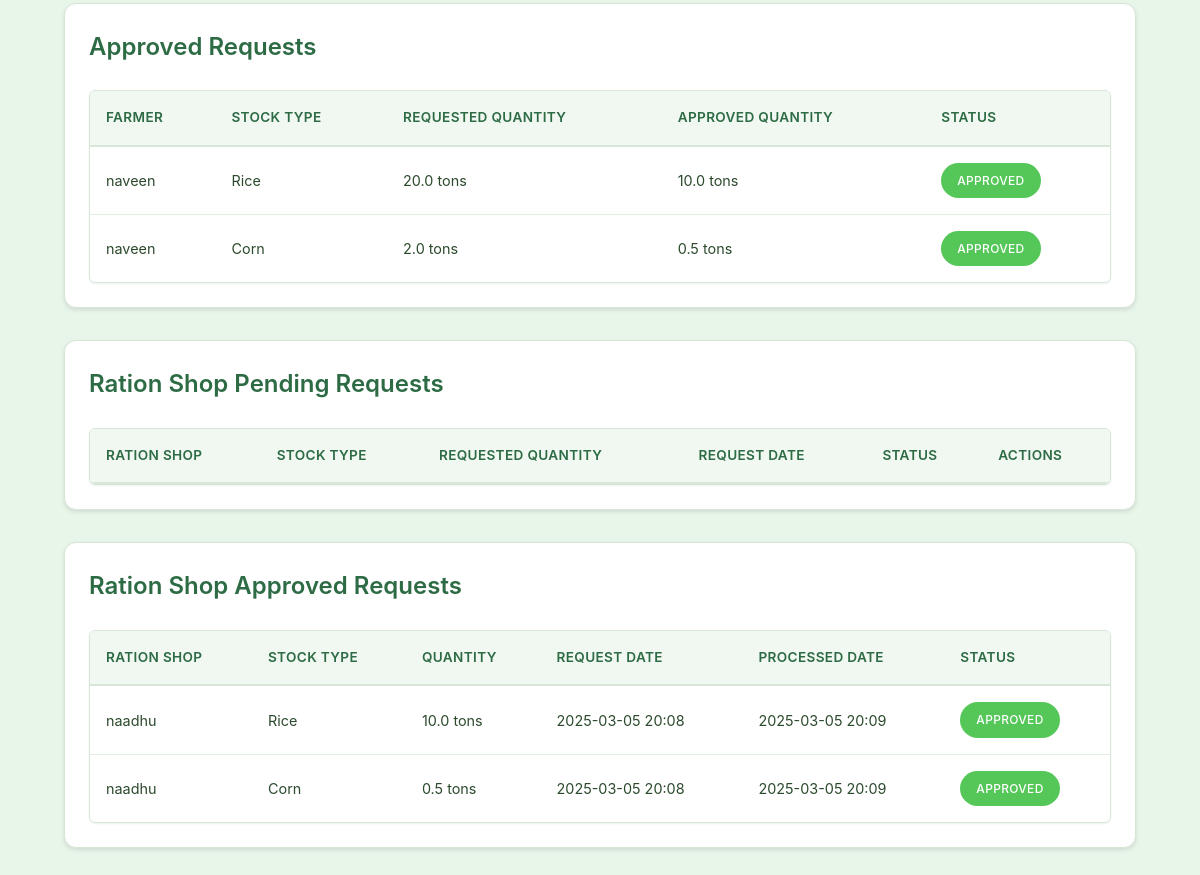
Page /warehouse/ (signed in, lower part) on the earlier database version.
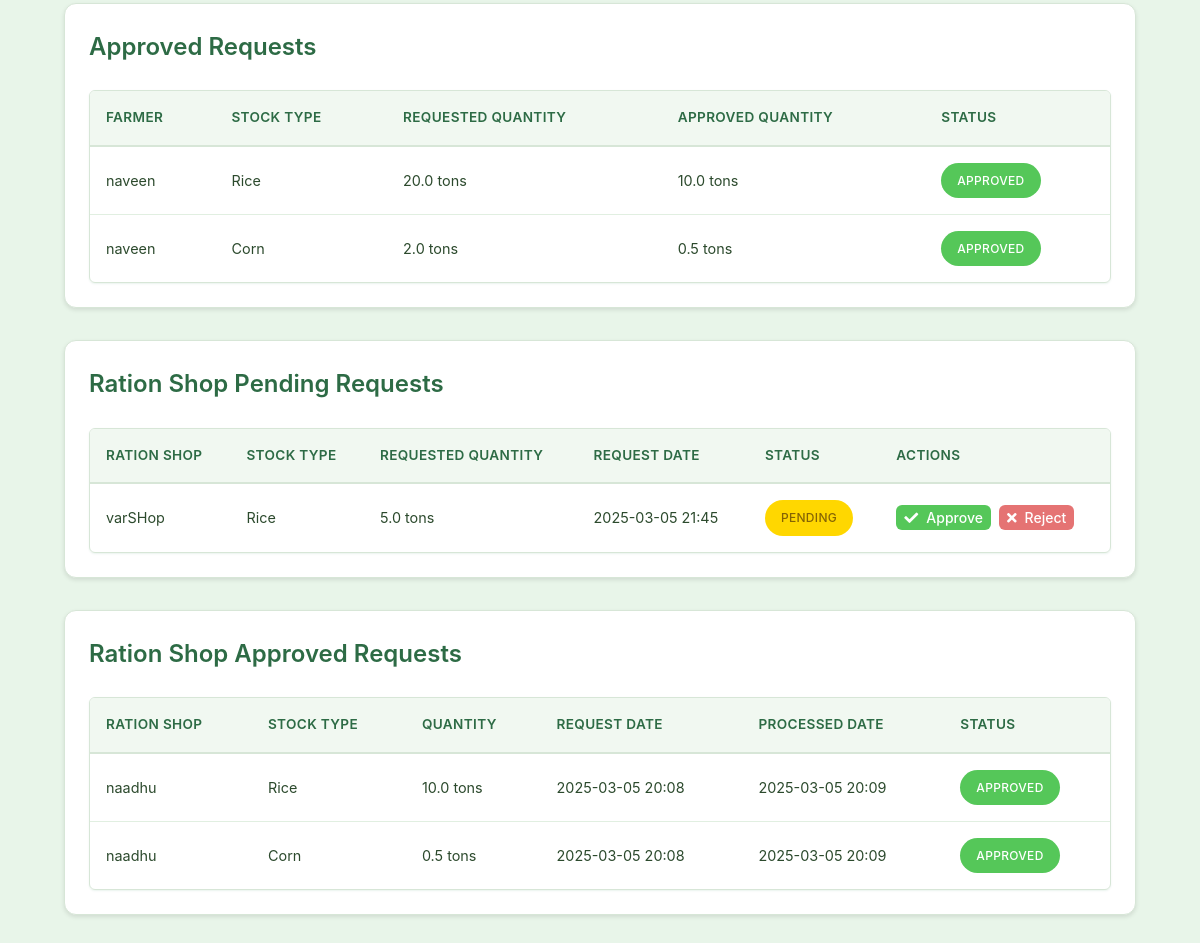
Same page on the later database version.
### models.py (models this page shows, shortened)
class StockRequest(db.Model):
    __tablename__ = 'stock_request'
    id = db.Column(db.Integer, primary_key=True)
    from_id = db.Column(db.Integer, db.ForeignKey('farmer.id'), nullable=False)  # Farmer's ID
    to_id = db.Column(db.Integer, db.ForeignKey('warehouse.id'), nullable=False)    # Warehouse's ID
    stock_id = db.Column(db.Integer, db.ForeignKey('stock.id'), nullable=False)
    request_date = db.Column(db.DateTime, default=datetime.utcnow)
    status = db.Column(db.String(20), default='pending')
    created_at = db.Column(db.DateTime, nullable=False, default=datetime.utcnow)
    updated_at = db.Column(db.DateTime, nullable=False, default=datetime.utcnow, onupdate=datetime.utcnow)
    farmer = db.relationship('Farmer', foreign_keys=[from_id], backref='stock_requests')
    warehouse = db.relationship('Warehouse', foreign_keys=[to_id], backref='received_requests')
    stock = db.relationship('Stock', backref='request')

class Farmer(db.Model):
    id = db.Column(db.Integer, primary_key=True)
    user_id = db.Column(db.Integer, db.ForeignKey('user.id'), nullable=False)
    name = db.Column(db.String(100), nullable=False)
    address = db.Column(db.String(200), nullable=False)
    aadhar_number = db.Column(db.String(12), unique=True, nullable=False)  # Exactly 12 digits
    phone_number = db.Column(db.String(10), nullable=False)  # Exactly 10 digits
    stocks = db.relationship('Stock', backref='farmer', lazy=True)

class Stock(db.Model):
    id = db.Column(db.Integer, primary_key=True)
    type = db.Column(db.String(100), nullable=False)
    quantity = db.Column(db.Float, nullable=False)
    requested_quantity = db.Column(db.Float, nullable=False)  # Original requested quantity
    status = db.Column(db.String(20), nullable=False, default='pending')  # pending, stored, rejected
    farmer_id = db.Column(db.Integer, db.ForeignKey('farmer.id'), nullable=False)
    warehouse_id = db.Column(db.Integer, db.ForeignKey('warehouse.id'), nullable=False)
    created_at = db.Column(db.DateTime, nullable=False, default=datetime.utcnow)
    updated_at = db.Column(db.DateTime, nullable=False, default=datetime.utcnow, onupdate=datetime.utcnow)

class RationStockRequest(db.Model):
    __tablename__ = 'ration_stock_request'
    id = db.Column(db.Integer, primary_key=True)
    ration_shop_id = db.Column(db.Integer, db.ForeignKey('ration_shop.id'), nullable=False)
    warehouse_id = db.Column(db.Integer, db.ForeignKey('warehouse.id'), nullable=False)
    stock_type = db.Column(db.String(100), nullable=False)
    quantity = db.Column(db.Float, nullable=False)
    status = db.Column(db.String(20), default='pending')  # pending, approved, rejected
    request_date = db.Column(db.DateTime, default=datetime.utcnow)
    processed_date = db.Column(db.DateTime, nullable=True)
    notes = db.Column(db.Text, nullable=True)
    admin_notes = db.Column(db.Text, nullable=True)
    created_at = db.Column(db.DateTime, nullable=False, default=datetime.utcnow)
    updated_at = db.Column(db.DateTime, nullable=False, default=datetime.utcnow, onupdate=datetime.utcnow)
    ration_shop = db.relationship('RationShop', backref='stock_requests')
    warehouse = db.relationship('Warehouse', backref='ration_requests')

class RationShop(db.Model):
    id = db.Column(db.Integer, primary_key=True)
    shop_id = db.Column(db.String(50), unique=True, nullable=True)  # Added to match database schema
    user_id = db.Column(db.Integer, db.ForeignKey('user.id'), nullable=True)  # Will be set after approval
    name = db.Column(db.String(100), nullable=False)
    email = db.Column(db.String(100), nullable=False)
    location = db.Column(db.String(200), nullable=False)
    latitude = db.Column(db.Float, nullable=True)  # Latitude for map location
    longitude = db.Column(db.Float, nullable=True)  # Longitude for map location
    aadhar_number = db.Column(db.String(12), unique=True, nullable=False)  # Exactly 12 digits
    status = db.Column(db.String(20), default='pending')  # pending, approved, rejected
    unique_id = db.Column(db.String(20), unique=True, nullable=True)  # Will be set by admin after approval
    temp_password = db.Column(db.String(100), nullable=True)  # Temporary password set by admin
    created_at = db.Column(db.DateTime, default=datetime.utcnow)
    approved_at = db.Column(db.DateTime, nullable=True)
    admin_notes = db.Column(db.Text, nullable=True)
    user = db.relationship('User', backref='ration_shop', lazy=True, uselist=False)

### routes.py (the view)
@warehouse_dashboard.route('/')
@login_required
def warehouse_home():
    if not current_user.is_authenticated or current_user.role != 'warehouse_manager':
        flash('You need to be logged in as a warehouse manager to access this page.', 'error')
        return redirect(url_for('auth.login'))
    warehouse = Warehouse.query.filter_by(user_id=current_user.id).first()
    if not warehouse:
        flash('Warehouse not found.', 'error')
        return redirect(url_for('main.index'))
    pending_requests = StockRequest.query.filter_by(to_id=warehouse.id, status='pending').all()
    approved_requests = StockRequest.query.filter_by(to_id=warehouse.id, status='approved').all()
    ration_pending_requests = RationStockRequest.query.filter_by(warehouse_id=warehouse.id, status='pending').all()
    ration_approved_requests = RationStockRequest.query.filter_by(warehouse_id=warehouse.id, status='approved').all()
    total_allocated_space = sum(stock.quantity for stock in warehouse.stocks if stock.status == 'stored')
    notifications = Notification.query.filter_by(user_id=current_user.id, read=False).all()
    return render_template('warehouse_dashboard.html',
                         warehouse=warehouse,
                         pending_requests=pending_requests,
                          approved_requests=approved_requests,
                          ration_pending_requests=ration_pending_requests,
                          ration_approved_requests=ration_approved_requests,
                          total_allocated_space=total_allocated_space,
                          notifications=notifications)

### app.py (called while the page is built)
@login_manager.user_loader
def load_user(user_id):
    try:
        if user_id.startswith('admin_'):
            admin_id = int(user_id.split('_')[1])
            return Admin.query.get(admin_id)
        else:
            return User.query.get(int(user_id))
    except Exception as e:
        print(f"Error loading user: {e}")
        return None

@app.before_request
def before_request():
    session.permanent = True  # Use permanent session with lifetime set above

### routes.py (called while the page is built)
@auth.context_processor
@main.context_processor
@farmer_dashboard.context_processor
@warehouse_dashboard.context_processor
def inject_user_data():
    data = {}
    if current_user.is_authenticated:
        if hasattr(current_user, 'role'):  # Check if the user has a role attribute
            if current_user.role == 'warehouse_manager':
                data['user_warehouse'] = Warehouse.query.filter_by(user_id=current_user.id).first()
            elif current_user.role == 'farmer':
                data['user_farmer'] = Farmer.query.filter_by(user_id=current_user.id).first()
            elif current_user.role == 'ration_manager':
                pass
    return data

### templates/warehouse_dashboard.html (shortened to what the changed rows need)
{% extends "base.html" %}
{% block content %}
<div class="main-container">
    <div class="card mb-4">
        <h2>Approved Requests</h2>
        <div class="table-container">
            <table class="table">
                <thead>
                    <tr>
                        <th>Farmer</th>
                        <th>Stock Type</th>
                        <th>Requested Quantity</th>
                        <th>Approved Quantity</th>
                        <th>Status</th>
                    </tr>
                </thead>
                <tbody>
                    {% for request in approved_requests %}
                    <tr>
                        <td>{{ request.stock.farmer.name }}</td>
                        <td>{{ request.stock.type }}</td>
                        <td>{{ request.stock.requested_quantity }} tons</td>
                        <td>{{ request.stock.quantity }} tons</td>
                        <td>
                            <span class="badge badge-success">Approved</span>
                        </td>
                    </tr>
                    {% endfor %}
                </tbody>
            </table>
        </div>
    </div>
    <div class="card mb-4">
        <h2>Ration Shop Pending Requests</h2>
        <div class="table-container">
            <table class="table">
                <thead>
                    <tr>
                        <th>Ration Shop</th>
                        <th>Stock Type</th>
                        <th>Requested Quantity</th>
                        <th>Request Date</th>
                        <th>Status</th>
                        <th>Actions</th>
                    </tr>
                </thead>
                <tbody>
                    {% for request in ration_pending_requests %}
                    <tr>
                        <td>{{ request.ration_shop.name }}</td>
                        <td>{{ request.stock_type }}</td>
                        <td>{{ request.quantity }} tons</td>
                        <td>{{ request.request_date.strftime('%Y-%m-%d %H:%M') }}</td>
                        <td>
                            <span class="badge badge-warning">Pending</span>
                        </td>
                        <td>
                            <div class="btn-group">
                                <button class="btn btn-success btn-sm"
                                        onclick="approveRationRequest({{ request.id }})">
                                    <i class="fas fa-check"></i> Approve
                                </button>
                                <button class="btn btn-danger btn-sm"
                                        onclick="rejectRationRequest({{ request.id }})">
                                    <i class="fas fa-times"></i> Reject
                                </button>
                            </div>
                        </td>
                    </tr>
                    {% endfor %}
                </tbody>
            </table>
        </div>
    </div>
    <div class="card mb-4">
        <h2>Ration Shop Approved Requests</h2>
        <div class="table-container">
            <table class="table">
                <thead>
                    <tr>
                        <th>Ration Shop</th>
                        <th>Stock Type</th>
                        <th>Quantity</th>
                        <th>Request Date</th>
                        <th>Processed Date</th>
                        <th>Status</th>
                    </tr>
                </thead>
                <tbody>
                    {% for request in ration_approved_requests %}
                    <tr>
                        <td>{{ request.ration_shop.name }}</td>
                        <td>{{ request.stock_type }}</td>
                        <td>{{ request.quantity }} tons</td>
                        <td>{{ request.request_date.strftime('%Y-%m-%d %H:%M') }}</td>
                        <td>{{ request.processed_date.strftime('%Y-%m-%d %H:%M') if request.processed_date else 'N/A' }}</td>
                        <td>
                            <span class="badge badge-success">Approved</span>
                        </td>
                    </tr>
                    {% endfor %}
                </tbody>
            </table>
        </div>
    </div>
</div>
{% endblock %}

Differences in the rows shown:
added RationStockRequest: ration_shop.name "varSHop", stock_type "Rice", quantity "5.0", request_date "2025-03-05 21:45", shown under "Ration Shop Pending Requests"
